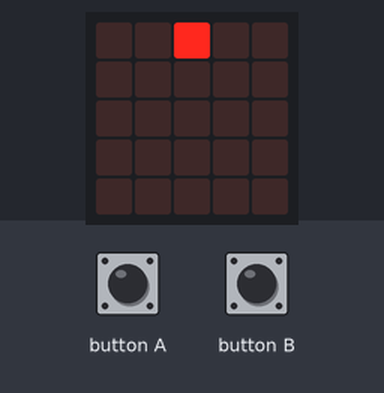
A program run on a simulated BBC micro:bit (MakeCode). Shown: the board's 5×5 LED display. The inputs (shaded band) are chosen by the test bench.

Above: at 1.2 s.
1.3 s: button A pressed for 0.15 s
At 2.6 s:
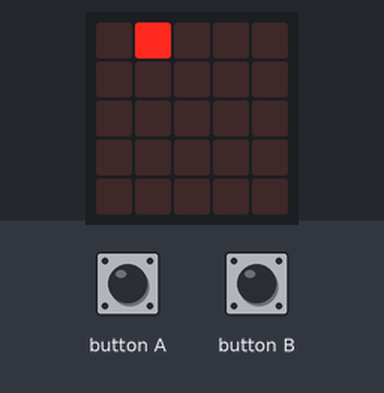
2.9 s: button A pressed for 0.15 s
At 4.0 s:
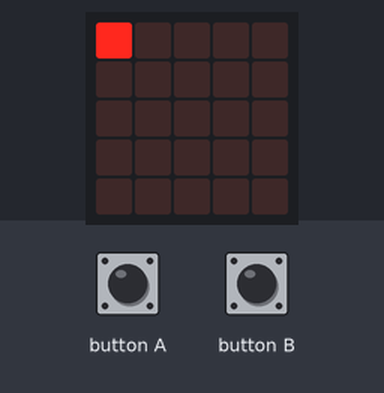
4.5 s: button B pressed for 0.15 s
At 5.2 s:
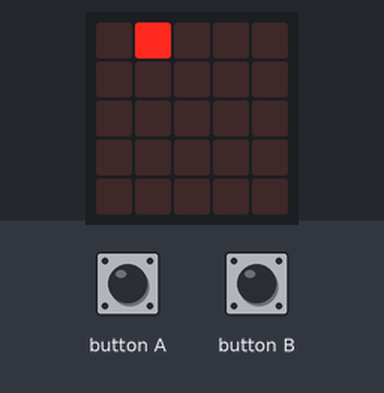
6.1 s: button B pressed 5 times (0.12 s each, 0.3 s apart)
At 8.2 s:
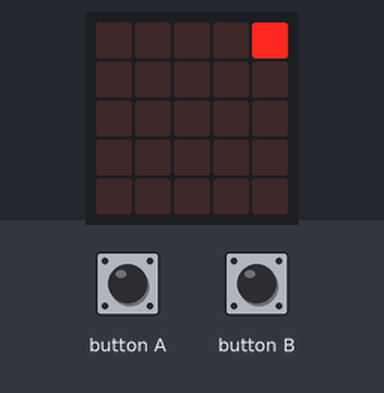
Timing chart, 0 to 9.7 s (numbered marks = the images above; inputs shaded):
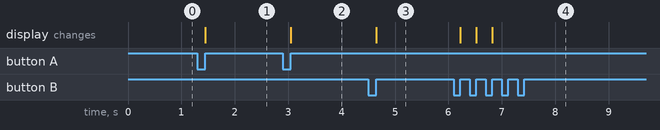

Measured:
- after the input at 1.3 s, the display: changes after 0.15 s (image 1)
- after the input at 2.9 s, the display: changes after 0.15 s (image 2)
- after the input at 4.5 s, the display: changes after 0.15 s (image 3)
- after the input at 6.1 s, the display: first changes after 0.12 s (image 4 shows a later state)

The program:

main.ts
```typescript
input.onButtonPressed(Button.A, function () {
    led.unplot(position_x, 0)
    position_x += -1
    if (position_x < 0) {
        position_x = 0
    }
    led.plot(position_x, 0)
})
input.onButtonPressed(Button.B, function () {
    led.unplot(position_x, 0)
    position_x += 1
    if (position_x > 4) {
        position_x = 4
    }
    led.plot(position_x, 0)
})
let position_x = 0
position_x = 2
led.plot(position_x, 0)
basic.forever(function () {

})
```

test.ts
```typescript
// les tests vont ici ; cela ne sera pas compilé si ce paquet est utilisé en tant qu'extension.
```
